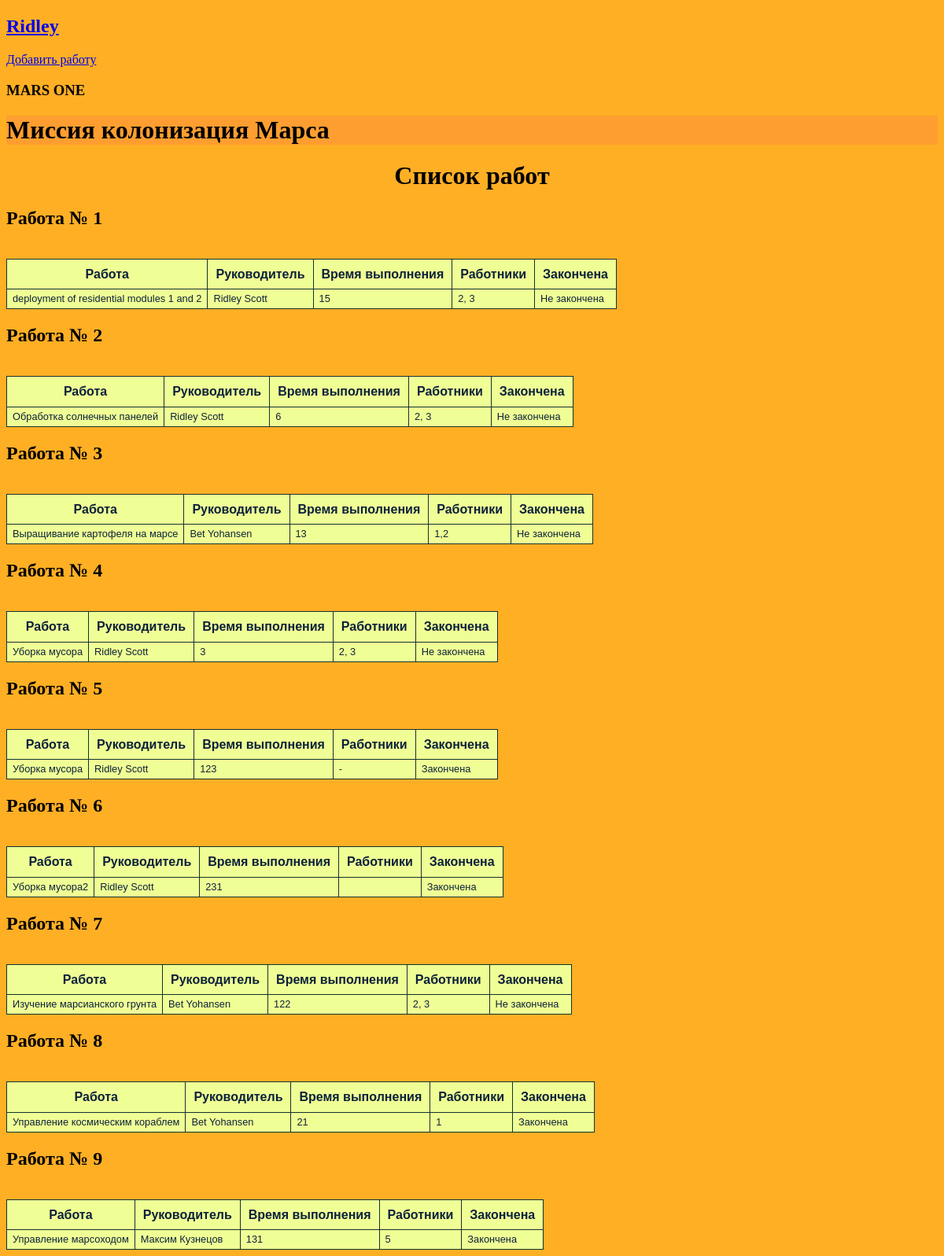
Page / (signed in) on the earlier database version.
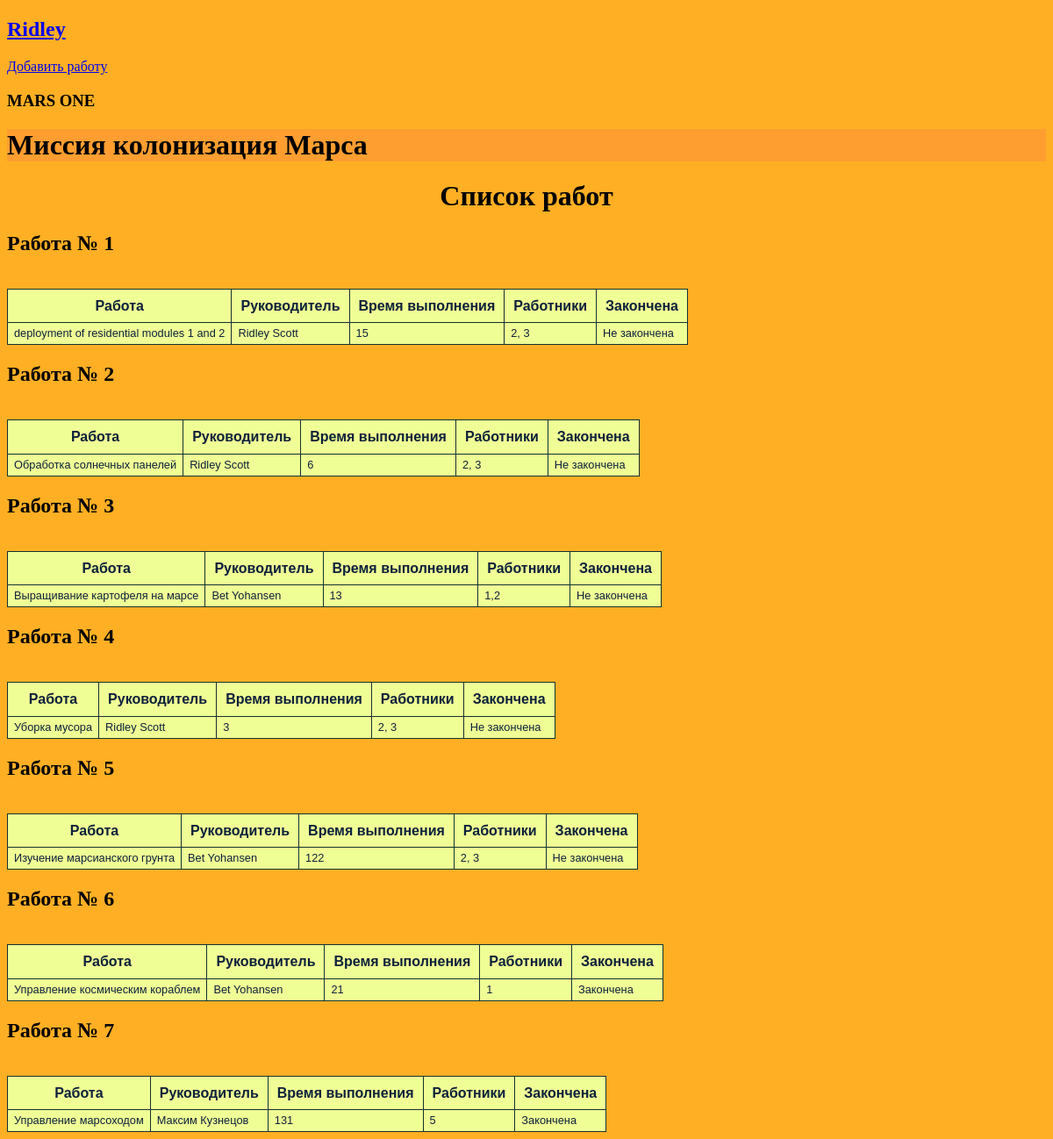
Same page on the later database version.
### data/users.py (models this page shows)
class User(SqlAlchemyBase, UserMixin):
    __tablename__ = 'users'
    id = sqlalchemy.Column(sqlalchemy.Integer, primary_key=True, autoincrement=True)
    surname = sqlalchemy.Column(sqlalchemy.String, nullable=True)
    name = sqlalchemy.Column(sqlalchemy.String, nullable=True)
    age = sqlalchemy.Column(sqlalchemy.Integer, nullable=True)
    position = sqlalchemy.Column(sqlalchemy.String, nullable=True)
    speciality = sqlalchemy.Column(sqlalchemy.String, nullable=True)
    address = sqlalchemy.Column(sqlalchemy.String, nullable=True)
    email = sqlalchemy.Column(sqlalchemy.String, unique=True)
    hashed_password = sqlalchemy.Column(sqlalchemy.String)
    modified_date = sqlalchemy.Column(sqlalchemy.DateTime, default=datetime.datetime.now())
    jobs = orm.relationship("Jobs", back_populates='user')

### data/jobs.py (models this page shows)
class Jobs(SqlAlchemyBase):
    __tablename__ = 'jobs'
    id = sqlalchemy.Column(sqlalchemy.Integer, primary_key=True, autoincrement=True)
    team_leader = sqlalchemy.Column(sqlalchemy.Integer, sqlalchemy.ForeignKey('users.id'))
    job = sqlalchemy.Column(sqlalchemy.String, nullable=True)
    work_size = sqlalchemy.Column(sqlalchemy.Integer)
    collaborators = sqlalchemy.Column(sqlalchemy.String)
    start_date = sqlalchemy.Column(sqlalchemy.DateTime)
    end_date = sqlalchemy.Column(sqlalchemy.DateTime)
    is_finished = sqlalchemy.Column(sqlalchemy.Boolean)
    user = orm.relationship('User')

### main.py (the view)
@app.route('/')
def list_of_jobs():
    db_session.global_init('db/mars_explorer.db')
    db_sess = db_session.create_session()
    jobs = db_sess.query(Jobs).all()
    print(jobs, current_user.id)
    names = {}
    for i in jobs:
        names[i] = db_sess.query(User).filter(i.team_leader == User.id).first()
    for i in jobs:
        print(i.is_finished)
    return render_template('show_jobs.html', jobs=jobs, names=names, style=url_for('static', filename='css/style.css'))

### data/db_session.py (called while the page is built, shortened)
def global_init(db_file):
    global __factory
    if __factory:
        return

def create_session() -> Session:
    global __factory
    return __factory()

### main.py (called while the page is built)
@login_manager.user_loader
def load_user(user_id):
    db_session.global_init('db/mars_explorer.db')
    db_sess = db_session.create_session()
    return db_sess.query(User).get(user_id)

### templates/show_jobs.html
{% extends "base.html" %}
{% block content %}
<h1 align="center">Список работ</h1>
{% for i in jobs %}
    <h2>Работа № {{loop.index}}</h2>
    <table>
        <tr>
            <th>Работа</th><th>Руководитель</th><th>Время выполнения</th><th>Работники</th><th>Закончена</th></br>
        </tr>
        <tr>
            {% if i.is_finished %}
            <td>{{i.job}}</td><td>{{names[i].name}} {{names[i].surname}}</td><td>{{i.work_size}}</td><td>{{i.collaborators}}</td><td>Закончена</td>
            {% else %}
            <td>{{i.job}}</td><td>{{names[i].name}} {{names[i].surname}}</td><td>{{i.work_size}}</td><td>{{i.collaborators}}</td><td>Не закончена</td>
            {% endif %}
        </tr>
    </table>
{% endfor %}
{% endblock %}

### templates/base.html (shortened to what this page needs)
<!DOCTYPE html>
<html>
<head>
    <link href={{ style }} rel="stylesheet">
    <nav>
        {% if current_user.is_authenticated %}
            <a class="navbar-brand" href="/logout"><h2>{{ current_user.name }}</h2></a>
        {% else %}
        <p>
            <a class="btn btn-primary" href="/register"><h2>Зарегистрироваться</h2></a>
            <a class="btn btn-primary" href="/login"><h2>Войти</h2></a>
        </p>
        {% endif %}
    </nav>
    {% if current_user.is_authenticated %}
        <a href="/jobs" class="btn btn-secondary">Добавить работу</a>
    {% endif %}
    <h3>MARS ONE</h3>
</head>
<body>
<header>
        <h1>Миссия колонизация Марса</h1>
</header>
    {% block content %}{% endblock %}
</body>
</html>

### static/css/style.css (style rules this page uses)
header { background-color: #ff9e30; }
body { background-color: #ffaf24; }
table { border-collapse: collapse; line-height: 1.1; font-family: "Lucida Sans Unicode", "Lucida Grande", sans-serif; background-color: #f0ff95; color: #0C213B; }
th { padding: 10px; border: 1px solid #123232; }
td { font-size: 0.8em; padding: 5px 7px; border: 1px solid #123232; }

Differences in the rows shown:
removed Jobs: job "Уборка мусора", {{ names[i].name }} "Ridley", {{ names[i].surname }} "Scott", work_size "123", collaborators "-"
removed Jobs: job "Уборка мусора2", {{ names[i].name }} "Ridley", {{ names[i].surname }} "Scott", work_size "231"
